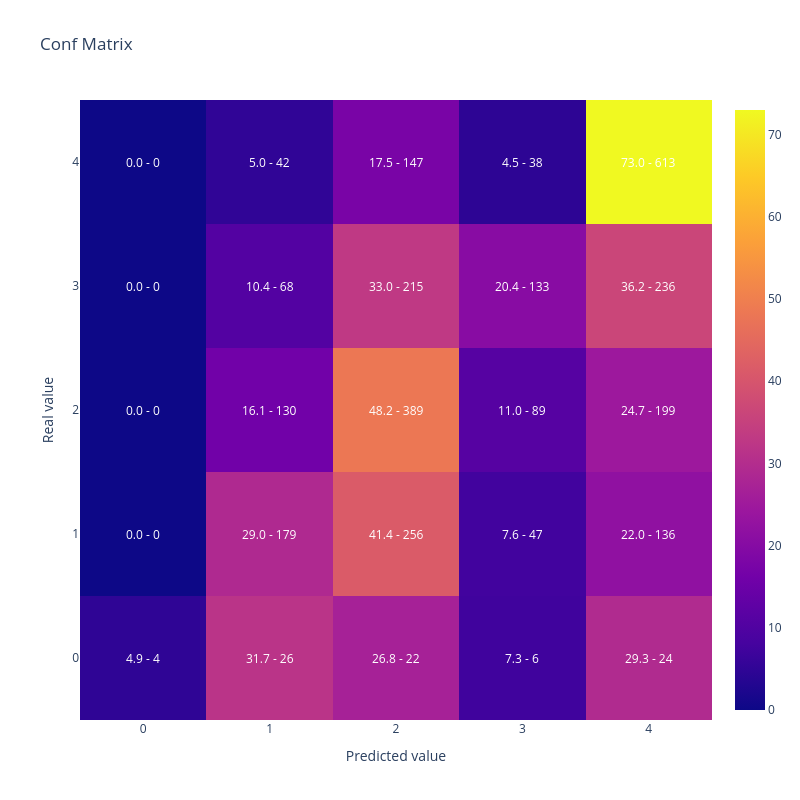

The notebook cell this image was saved under:
### Code cell
#Muestro matriz de confusion y kappa
display(plot_confusion_matrix(Resultados["AdoptionSpeed"].values, Resultados["Pred_Promedio"].values))

cohen_kappa_score(Resultados["AdoptionSpeed"].values, Resultados["Pred_Promedio"].values,
                             weights = 'quadratic')

### Figure 1 — Plotly figure (JSON) as saved in the notebook; plotly's stock layout.template omitted (floating-point values rounded to 4 significant figures)
{"data": [{"type": "heatmap", "x": [0, 1, 2, 3, 4], "y": [0, 1, 2, 3, 4], "z": [[4.878, 31.71, 26.83, 7.317, 29.27], [0.0, 28.96, 41.42, 7.605, 22.01], [0.0, 16.11, 48.2, 11.03, 24.66], [0.0, 10.43, 32.98, 20.4, 36.2], [0.0, 5.0, 17.5, 4.524, 72.98]]}], "layout": {"annotations": [{"font": {"color": "white"}, "showarrow": false, "text": "4.9 - 4", "x": 0, "xref": "x", "y": 0, "yref": "y"}, {"font": {"color": "white"}, "showarrow": false, "text": "31.7 - 26", "x": 1, "xref": "x", "y": 0, "yref": "y"}, {"font": {"color": "white"}, "showarrow": false, "text": "26.8 - 22", "x": 2, "xref": "x", "y": 0, "yref": "y"}, {"font": {"color": "white"}, "showarrow": false, "text": "7.3 - 6", "x": 3, "xref": "x", "y": 0, "yref": "y"}, {"font": {"color": "white"}, "showarrow": false, "text": "29.3 - 24", "x": 4, "xref": "x", "y": 0, "yref": "y"}, {"font": {"color": "white"}, "showarrow": false, "text": "0.0 - 0", "x": 0, "xref": "x", "y": 1, "yref": "y"}, {"font": {"color": "white"}, "showarrow": false, "text": "29.0 - 179", "x": 1, "xref": "x", "y": 1, "yref": "y"}, {"font": {"color": "white"}, "showarrow": false, "text": "41.4 - 256", "x": 2, "xref": "x", "y": 1, "yref": "y"}, {"font": {"color": "white"}, "showarrow": false, "text": "7.6 - 47", "x": 3, "xref": "x", "y": 1, "yref": "y"}, {"font": {"color": "white"}, "showarrow": false, "text": "22.0 - 136", "x": 4, "xref": "x", "y": 1, "yref": "y"}, {"font": {"color": "white"}, "showarrow": false, "text": "0.0 - 0", "x": 0, "xref": "x", "y": 2, "yref": "y"}, {"font": {"color": "white"}, "showarrow": false, "text": "16.1 - 130", "x": 1, "xref": "x", "y": 2, "yref": "y"}, {"font": {"color": "white"}, "showarrow": false, "text": "48.2 - 389", "x": 2, "xref": "x", "y": 2, "yref": "y"}, {"font": {"color": "white"}, "showarrow": false, "text": "11.0 - 89", "x": 3, "xref": "x", "y": 2, "yref": "y"}, {"font": {"color": "white"}, "showarrow": false, "text": "24.7 - 199", "x": 4, "xref": "x", "y": 2, "yref": "y"}, {"font": {"color": "white"}, "showarrow": false, "text": "0.0 - 0", "x": 0, "xref": "x", "y": 3, "yref": "y"}, {"font": {"color": "white"}, "showarrow": false, "text": "10.4 - 68", "x": 1, "xref": "x", "y": 3, "yref": "y"}, {"font": {"color": "white"}, "showarrow": false, "text": "33.0 - 215", "x": 2, "xref": "x", "y": 3, "yref": "y"}, {"font": {"color": "white"}, "showarrow": false, "text": "20.4 - 133", "x": 3, "xref": "x", "y": 3, "yref": "y"}, {"font": {"color": "white"}, "showarrow": false, "text": "36.2 - 236", "x": 4, "xref": "x", "y": 3, "yref": "y"}, {"font": {"color": "white"}, "showarrow": false, "text": "0.0 - 0", "x": 0, "xref": "x", "y": 4, "yref": "y"}, {"font": {"color": "white"}, "showarrow": false, "text": "5.0 - 42", "x": 1, "xref": "x", "y": 4, "yref": "y"}, {"font": {"color": "white"}, "showarrow": false, "text": "17.5 - 147", "x": 2, "xref": "x", "y": 4, "yref": "y"}, {"font": {"color": "white"}, "showarrow": false, "text": "4.5 - 38", "x": 3, "xref": "x", "y": 4, "yref": "y"}, {"font": {"color": "white"}, "showarrow": false, "text": "73.0 - 613", "x": 4, "xref": "x", "y": 4, "yref": "y"}], "height": 800, "title": {"text": "Conf Matrix"}, "width": 800, "xaxis": {"title": {"text": "Predicted value"}}, "yaxis": {"title": {"text": "Real value"}}}}
